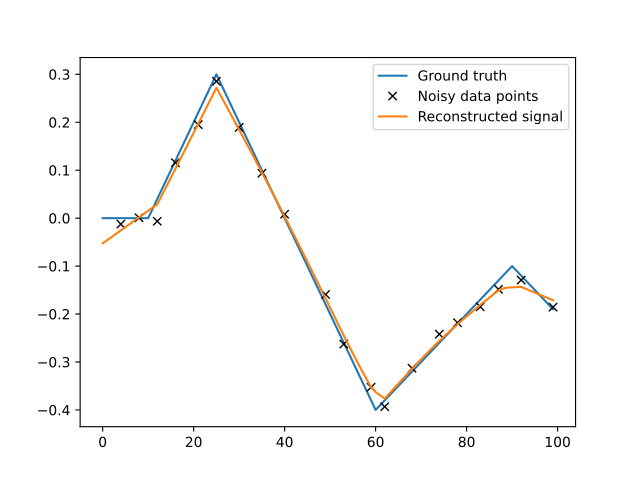

This figure's Python source:
import matplotlib.pyplot as plt
import numpy as np
import pyxu.abc as pxa
import pyxu.operator as pxo
import scipy as sp
from pyxu.opt.solver import ADMM

N = 100  # Dimension of the problem

# Generate piecewise-linear ground truth
x_gt = np.array([10, 25, 60, 90])  # Knot locations
a_gt = np.array([2, -4, 3, -2])  # Amplitudes of the knots
gt = np.zeros(N)  # Ground-truth signal
for n in range(len(x_gt)):
    gt[x_gt[n] :] += a_gt[n] * np.arange(N - x_gt[n]) / N

# Generate data (noisy samples at random locations)
M = 20  # Number of data points
rng = np.random.default_rng(seed=0)
x_samp = rng.choice(np.arange(N // M), size=M) + np.arange(N, step=N // M)  # sampling locations
sigma = 2 * 1e-2  # noise variance
y = gt[x_samp] + sigma * rng.standard_normal(size=M)  # noisy data points

# Data-fidelity term
subsamp_mat = sp.sparse.lil_matrix((M, N))
for i in range(M):
    subsamp_mat[i, x_samp[i]] = 1
G = pxa.LinOp.from_array(subsamp_mat.tocsr())
F = 1 / 2 * pxo.SquaredL2Norm(dim=y.size).argshift(-y) * G
F.diff_lipschitz = F.estimate_diff_lipschitz(method="svd")

# Regularization term (promotes sparse second derivatives)
deriv_mat = sp.sparse.diags(diagonals=[1, -2, 1], offsets=[0, 1, 2], shape=(N - 2, N))
D = pxa.LinOp.from_array(deriv_mat)
_lambda = 1e-1  # regularization parameter
H = _lambda * pxo.L1Norm(dim=D.codim)

# Solver for ADMM
tau = 1 / _lambda  # internal ADMM parameter
# Inverse operator to solve the linear system
A_inv = sp.linalg.inv(G.gram().asarray() + (1 / tau) * D.gram().asarray())

def solver_ADMM(arr, tau):
    b = (1 / tau) * D.adjoint(arr) + G.adjoint(y)
    return A_inv @ b.squeeze()


# Solve optimization problem
admm = ADMM(f=F, h=H, K=D, solver=solver_ADMM,show_progress=False)  # with solver
admm.fit(x0=np.zeros(N), tau=tau)
x_opt = admm.solution()  # reconstructed signal

# Plots
plt.figure()
plt.plot(np.arange(N), gt, label="Ground truth")
plt.plot(x_samp, y, "kx", label="Noisy data points")
plt.plot(np.arange(N), x_opt, label="Reconstructed signal")
plt.legend()
